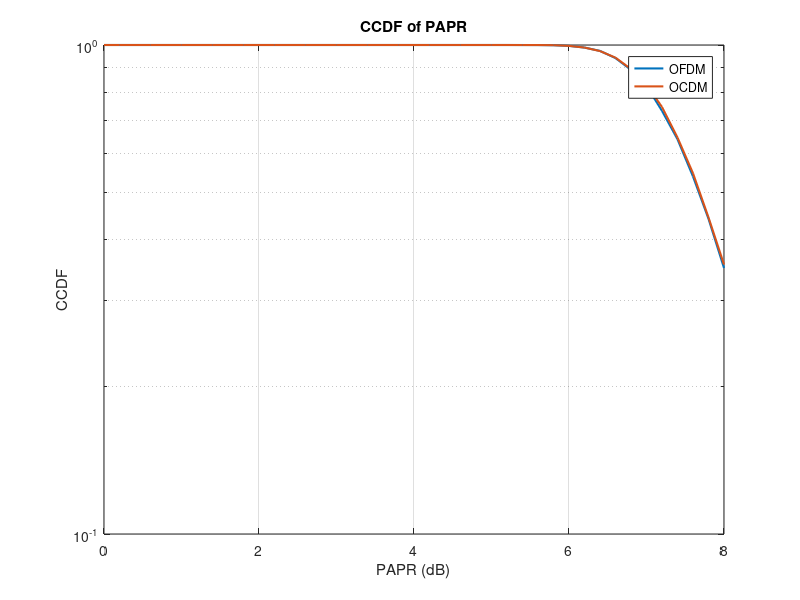
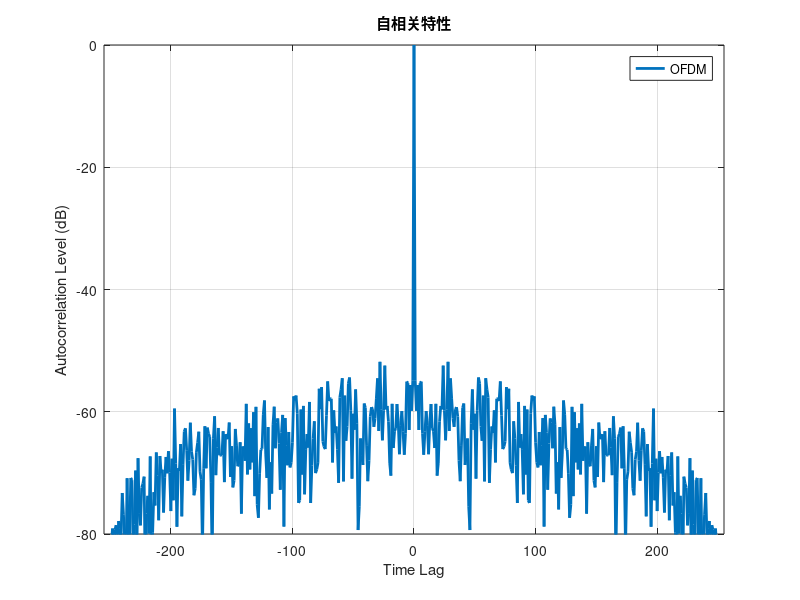

These charts were generated, in order, by the following MATLAB code:
%% ============参数=============
N = 256;
Nc = 16;
Nr = N - Nc;
modSC = 'QPSK';
monte = 10000;        % Monte Carlo次数
e = 0.5;              % 通信总能量
thresholds = 0:0.2:8;
alogrithms = {'OFDM', 'OCDM', 'OFDM New-ICF', 'OFDM Varshney'};

papr_OFDM_all = zeros(1, monte);  %记录papr
r_OFDM_acc = zeros(2*N-1,1);      %记录ISL

papr_OCDM_all = zeros(1, monte);  %记录papr
r_OCDM_acc = zeros(2*N-1,1);      %记录ISL

%% =============函数============
PAPR_fun = @(x) max(abs(x(:)).^2) / mean(abs(x(:)).^2);
FH = @(x) ifft(x)*sqrt(N);

%DFnT matrix
function DFnT_matrix=DFnT(P)
    m=(0:P-1)'*ones(1,P);
    n=ones(P,1)*(0:P-1);

    fresnel_kernel=exp(1j*pi/P*(m-n).^2);
    normalization=(1/sqrt(P))*exp((pi/4)*1j);
    DFnT_matrix=normalization*fresnel_kernel;
end


%% ============monte carlo循环===========
for m = 1:monte

    % ===== 1. 随机子载波划分 =====
    rand_idx = randperm(N);
    idx_comm = sort(rand_idx(1:Nc));
    mask_comm = false(N,1);
    mask_comm(idx_comm) = true;
    idx_radar = find(~mask_comm);

    % ===== 2. 通信码（恒模 = e）=====
    switch upper(modSC)
        case 'BPSK'
            zc_unit = exp(1j*pi*randi([0 1], Nc, 1));
        case 'QPSK'
            bits = randi([0 1], 2*Nc, 1);
            zc_unit = (1/sqrt(2))*((2*(bits(1:2:end)==1)-1) + 1j*(2*(bits(2:2:end)==1)-1));
        otherwise
            error('仅支持 BPSK/QPSK');
    end

    zc = sqrt(e) * zc_unit / sqrt(Nc);   % 恒模 = e

    % ===== 3. 剩余能量计算 =====
    Ec = sum(abs(zc).^2);     % 通信能量
    Er = 1 - Ec;              % 雷达可用能量

    if Er <= 0
        error('e 设置过大，导致无可用雷达能量');
    end

    % ===== 4. 雷达码（自由变量 + 归一化）=====
    zr = randn(Nr,1) + 1j*randn(Nr,1);   % 初始随机
    zr = zr / norm(zr) * sqrt(Er);       % 能量归一化

    % ===== 5. 合成频域信号 =====
    z = zeros(N,1);
    z(idx_comm)  = zc;
    z(idx_radar) = zr;

    x_OFDM = FH(z);
    x_OCDM = DFnT(N)'*z;

    

    % ===== 8. PAPR =====
    papr_OFDM_all(m) = PAPR_fun(x_OFDM);
    papr_OCDM_all(m) = PAPR_fun(x_OCDM);

    r_OFDM_tmp=xcorr(x_OFDM);
    r_OCDM_tmp=xcorr(x_OCDM);

    r_OFDM_acc=r_OFDM_acc+r_OFDM_tmp;
    r_OCDM_acc=r_OCDM_acc+r_OCDM_tmp;

end


%% =============CCDF=============
papr_OFDM_dB = 10*log10(papr_OFDM_all);
papr_OCDM_dB = 10*log10(papr_OCDM_all);


ccdf_OFDM = arrayfun(@(t) mean(papr_OFDM_dB > t), thresholds);
ccdf_OCDM = arrayfun(@(t) mean(papr_OCDM_dB > t), thresholds);

figure;
semilogy(thresholds, ccdf_OFDM,'LineWidth',1.5);
hold on;
semilogy(thresholds, ccdf_OCDM,'LineWidth',1.5);
hold off;
grid on;
xlabel('PAPR (dB)');
ylabel('CCDF');
title('CCDF of PAPR');
legend('OFDM','OCDM');

%% ==============xcorr==============
lags=-(N-1):(N-1);
r_avg = r_OFDM_acc / monte;
r0 = r_avg(N);
r_dB = 20*log10(max(abs(r_avg)/max(abs(r0),1e-12),1e-12));
%绘图
figure;
plot(lags, r_dB, 'LineWidth',2);
grid on;
xlabel('Time Lag');
ylabel('Autocorrelation Level (dB)');
title('自相关特性');
ylim([-80 0]);   % 可根据旁瓣大小调整
xlim([-(N-1) N-1]);
legend('OFDM');
